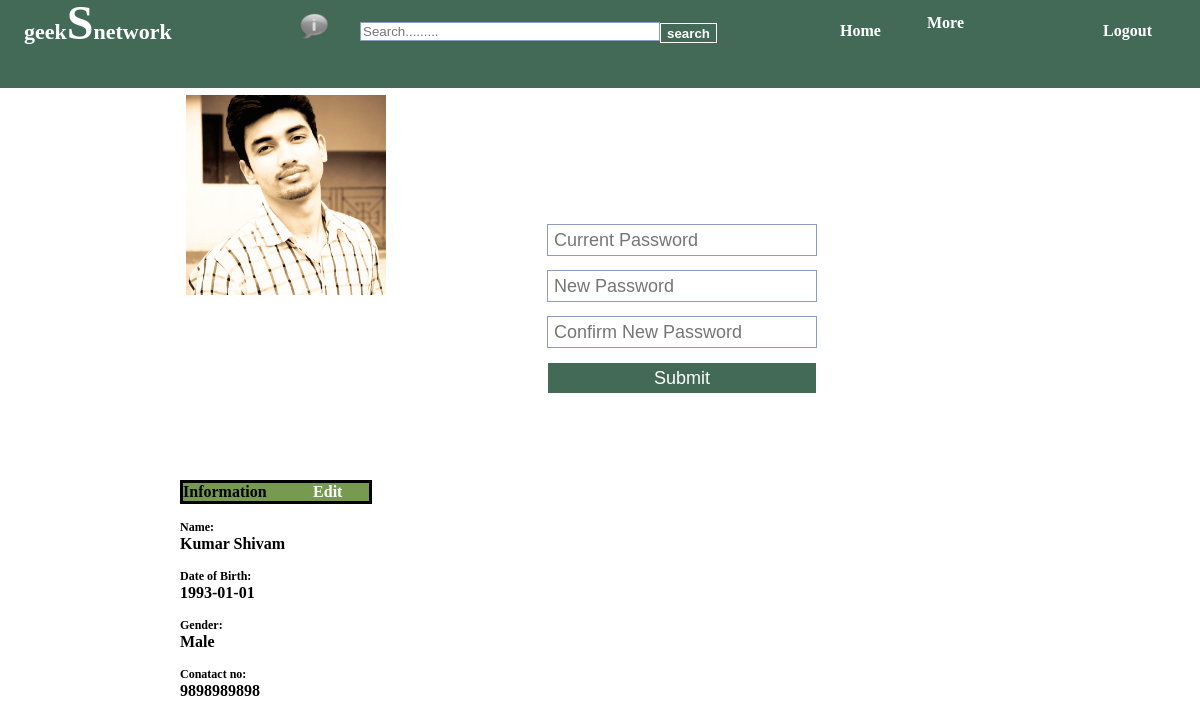
The app's page /code/changepass.php (signed in) with its own data.
### tables this page shows
CREATE TABLE IF NOT EXISTS `SOCIAL` (
  `User_Id` int(2) NOT NULL AUTO_INCREMENT,
  `Fname` varchar(255) NOT NULL,
  `Lname` varchar(255) NOT NULL,
  `Password` varchar(32) NOT NULL,
  `Repassword` varchar(32) NOT NULL,
  `Mobile` varchar(15) NOT NULL,
  `Email_Id` varchar(255) NOT NULL,
  `DOB` date NOT NULL,
  `Gender` varchar(6) NOT NULL,
  `Image` varchar(255) NOT NULL,
  `College` varchar(255) NOT NULL,
  `question` varchar(255) NOT NULL,
  `answer` varchar(255) NOT NULL,
  PRIMARY KEY (`User_Id`)
);

### code/showuserinfo.php (the view, shortened to what this page needs)
<?php
$user_id= $_SESSION['user_id'];
	$sql="SELECT *FROM SOCIAL WHERE User_Id='$user_id'";
	$rws = mysql_fetch_array(mysql_query($sql));
?>
	<div align="left" style="font-size: 12px; ; font-weight:bold;">Name:</div><span style='color:black'><?php echo $rws['Fname']." ".$rws['Lname']; ?></span><p>
    <div align="left" style="font-size: 12px;  font-weight:bold;">Date of Birth:</div><span style='color:black'><?php echo $rws['DOB']; ?></span><p>
    <div align="left" style="font-size: 12px; font-weight:bold;">Gender:</div><span style='color:black'><?php echo $rws['Gender']; ?></span><p>
    <div align="left" style="font-size: 12px; font-weight:bold;">Conatact no:</div><span style='color:black'><?php echo $rws['Mobile'];?></span><p>

### code/picsave.php (shortened to what this page needs)
<?php
$result=mysql_query("SELECT Image FROM SOCIAL where User_Id='$_SESSION[user_id]' ");
$row=mysql_fetch_array($result);
if(isset($_GET['w']))
{
if($_GET['w']=='150')
{
	echo "<img src='upload/".$row['Image']."' height='150' width='150' style='border:5px solid;'>";
}
}
else
{
echo "<img src='upload/".$row['Image']."' height='200' width='200' style='border:5px solid;'>";
}
?>

### code/css/home.css (style rules this page uses)
body { margin:0; background:url(images/background.jpg) repeat-x; }
a,span { color:white; text-decoration:none; font-weight:bold; }

### records on screen
social: Image (picture), Fname "Kumar", Lname "Shivam", DOB "1993-01-01", Gender "Male", Mobile "9898989898"
